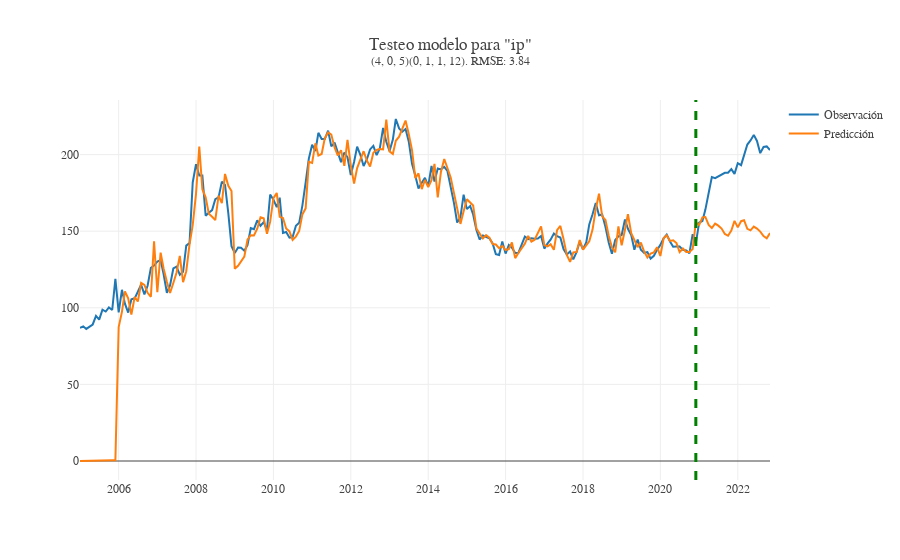
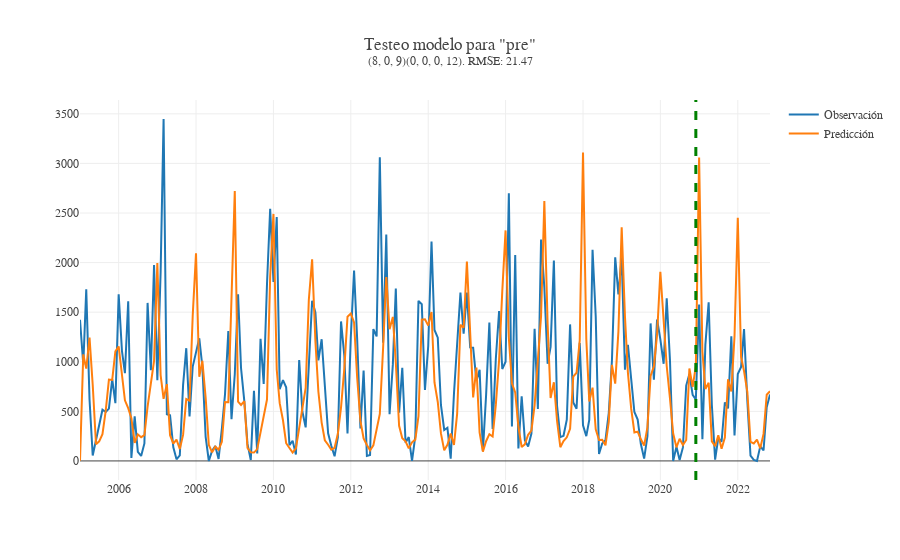
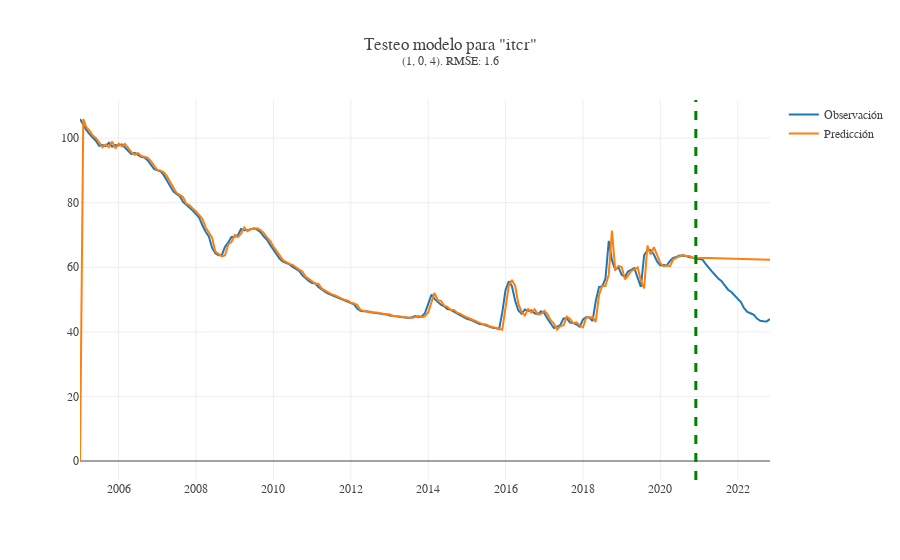

Notebook source saved alongside these figures, in order:
### Code cell
modelos_exogenas = {train_model_ip:"ip", train_model_pre:"pre", train_model_itcr:"itcr"}
for modelo in modelos_exogenas:
    variable = modelos_exogenas[modelo]
    order = MODEL_ORDERS[variable]["order"]
    seasonal_order = MODEL_ORDERS[variable]["seasonal_order"]
    seasonal_order = "" if not seasonal_order else seasonal_order
    fitted = modelo.fit()
    forecast = fitted.forecast(meses_testeo)
    forecast = pd.concat([fitted.fittedvalues, forecast])
    if modelo == train_model_pre:
        forecast = np.exp(forecast) #Transformación de inversión
    obs_pred_df = pd.DataFrame({"observado":test[variable],
                                "prediccion": forecast})
    RMSE = round(math.sqrt(mean_squared_error(obs_pred_df["observado"], obs_pred_df["prediccion"])), 2)
    plot_predicc_obs_exog = go.Figure()
    # plot_predicc_obs_exog.add_trace(go.Scatter(x=obs_pred_df.index, y = obs_pred_df["observado"], name = "Observación"))
    plot_predicc_obs_exog.add_trace(go.Scatter(x=df.index.to_timestamp(), y = df[variable], name = "Observación"))
    plot_predicc_obs_exog.add_trace(go.Scatter(x=obs_pred_df.index.to_timestamp(), y = obs_pred_df["prediccion"], name = "Predicción"))
    plot_predicc_obs_exog.add_vline(x = obs_pred_df.index.to_timestamp()[-meses_testeo], line_width=3, line_dash="dash", line_color="green")
    plot_predicc_obs_exog.update_layout(template = None, title_text =f"Testeo modelo para \"{variable}\"<br><sup>{order}{seasonal_order}. RMSE: {RMSE}",
    font_family = "georgia")
    plot_predicc_obs_exog.write_image(f"../output/testeo_exog_sarimax/testeo_exog_sarimax_{variable}.pdf")
    plot_predicc_obs_exog.show()

### Figure 1 — Plotly figure (JSON) as saved in the notebook; plotly's stock layout.template omitted (floating-point values rounded to 4 significant figures; data arrays with more than 128 entries replaced by an {"elided": "..."} marker saying what was removed)
{"data": [{"name": "Observación", "type": "scatter", "x": {"elided": "215 str values"}, "y": {"elided": "215 float values"}}, {"name": "Predicción", "type": "scatter", "x": {"elided": "215 str values"}, "y": {"elided": "215 float values"}}], "layout": {"font": {"family": "georgia"}, "shapes": [{"line": {"color": "green", "dash": "dash", "width": 3}, "type": "line", "x0": "2020-12-01T00:00:00", "x1": "2020-12-01T00:00:00", "xref": "x", "y0": 0, "y1": 1, "yref": "y domain"}], "title": {"text": "Testeo modelo para \"ip\"<br><sup>(4, 0, 5)(0, 1, 1, 12). RMSE: 3.84"}}}

### Figure 2 — Plotly figure (JSON) as saved in the notebook; plotly's stock layout.template omitted (floating-point values rounded to 4 significant figures; data arrays with more than 128 entries replaced by an {"elided": "..."} marker saying what was removed)
{"data": [{"name": "Observación", "type": "scatter", "x": {"elided": "215 str values"}, "y": {"elided": "215 float values"}}, {"name": "Predicción", "type": "scatter", "x": {"elided": "215 str values"}, "y": {"elided": "215 float values"}}], "layout": {"font": {"family": "georgia"}, "shapes": [{"line": {"color": "green", "dash": "dash", "width": 3}, "type": "line", "x0": "2020-12-01T00:00:00", "x1": "2020-12-01T00:00:00", "xref": "x", "y0": 0, "y1": 1, "yref": "y domain"}], "title": {"text": "Testeo modelo para \"pre\"<br><sup>(8, 0, 9)(0, 0, 0, 12). RMSE: 21.47"}}}

### Figure 3 — Plotly figure (JSON) as saved in the notebook; plotly's stock layout.template omitted (floating-point values rounded to 4 significant figures; data arrays with more than 128 entries replaced by an {"elided": "..."} marker saying what was removed)
{"data": [{"name": "Observación", "type": "scatter", "x": {"elided": "215 str values"}, "y": {"elided": "215 float values"}}, {"name": "Predicción", "type": "scatter", "x": {"elided": "215 str values"}, "y": {"elided": "215 float values"}}], "layout": {"font": {"family": "georgia"}, "shapes": [{"line": {"color": "green", "dash": "dash", "width": 3}, "type": "line", "x0": "2020-12-01T00:00:00", "x1": "2020-12-01T00:00:00", "xref": "x", "y0": 0, "y1": 1, "yref": "y domain"}], "title": {"text": "Testeo modelo para \"itcr\"<br><sup>(1, 0, 4). RMSE: 1.6"}}}
